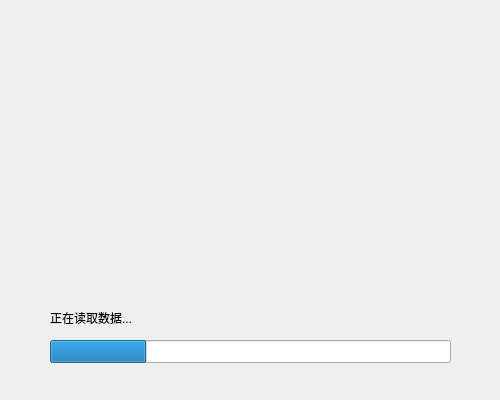
<?xml version="1.0" encoding="UTF-8"?>
<ui version="4.0">
 <class>WelcomeDialog</class>
 <widget class="QDialog" name="WelcomeDialog">
  <property name="geometry">
   <rect>
    <x>0</x>
    <y>0</y>
    <width>500</width>
    <height>400</height>
   </rect>
  </property>
  <property name="minimumSize">
   <size>
    <width>500</width>
    <height>400</height>
   </size>
  </property>
  <property name="maximumSize">
   <size>
    <width>500</width>
    <height>400</height>
   </size>
  </property>
  <property name="windowTitle">
   <string>Dialog</string>
  </property>
  <widget class="QProgressBar" name="progressBar">
   <property name="geometry">
    <rect>
     <x>50</x>
     <y>340</y>
     <width>401</width>
     <height>23</height>
    </rect>
   </property>
   <property name="value">
    <number>24</number>
   </property>
   <property name="textVisible">
    <bool>false</bool>
   </property>
  </widget>
  <widget class="QLabel" name="label">
   <property name="geometry">
    <rect>
     <x>50</x>
     <y>310</y>
     <width>121</width>
     <height>16</height>
    </rect>
   </property>
   <property name="text">
    <string>正在读取数据...</string>
   </property>
  </widget>
 </widget>
 <resources/>
 <connections/>
</ui>
